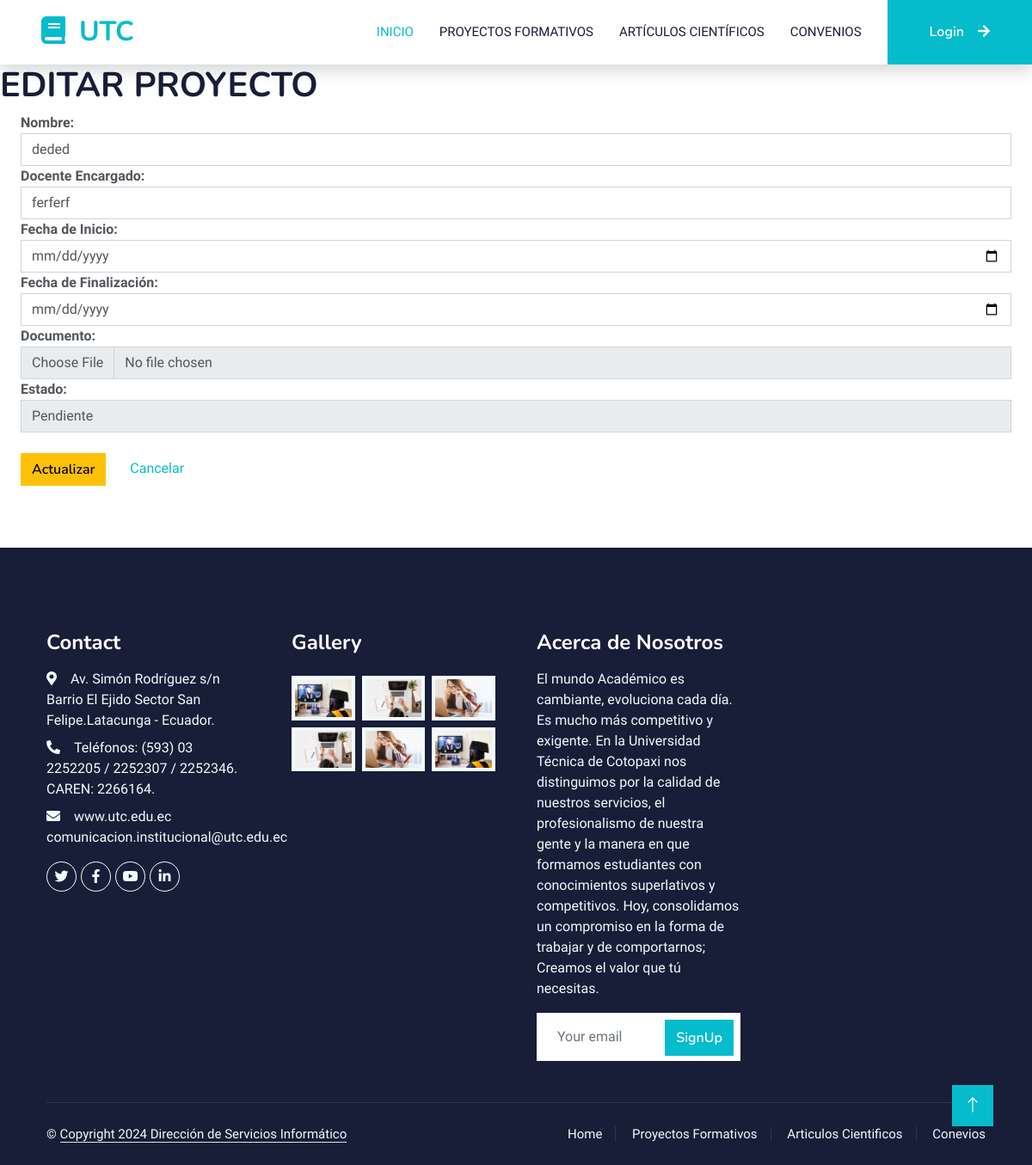
Screenshot of /editarProyecto/1 with the database file from the repository.
### Aplicaciones/Avance/models.py (models this page shows, shortened)
class Proyecto(models.Model):
    ESTADO_CHOICES = [
        ('Pendiente', 'Pendiente'),
        ('En Progreso', 'En Progreso'),
        ('Completado', 'Completado'),
    ]
    id = models.AutoField(primary_key=True)
    nombre = models.CharField(max_length=100)
    docente_encargado = models.CharField(max_length=100)
    fecha_inicio = models.DateField()
    fecha_fin = models.DateField()
    documento = models.FileField(upload_to='proyectos', null=True, blank=True)
    estado = models.CharField(max_length=20, choices=ESTADO_CHOICES, default='Pendiente')

### Aplicaciones/Avance/views.py (the view)
# urls.py: path('editarProyecto/<id>', views.editarProyecto, name='editarProyecto'),
def editarProyecto(request, id):
    proyecto = Proyecto.objects.get(id=id)
    return render(request, 'editarProyecto.html', {'proyecto': proyecto})

### Aplicaciones/Avance/templates/editarProyecto.html (shortened to what this page needs)
{% extends "./plantilla.html" %}
{% block body %}
<h1>EDITAR PROYECTO</h1>
<div class="container-fluid">
    <div class="row">
        <div class="col-md-12">
            <form action="{% url 'procesoActualizarProyecto' %}" method="post" enctype="multipart/form-data">
                <label for=""><b>Nombre:</b></label>
                <input type="text" name="nombre" class="form-control" value="{{ proyecto.nombre }}" id="nombre" placeholder="Ingrese el nombre del proyecto">
                <label for=""><b>Docente Encargado:</b></label>
                <input type="text" name="docente_encargado" class="form-control" value="{{ proyecto.docente_encargado }}" id="docente_encargado" placeholder="Ingrese el nombre del docente encargado">
                <label for=""><b>Fecha de Inicio:</b></label>
                <input type="date" name="fecha_inicio" class="form-control" value="{{ proyecto.fecha_inicio }}">
                <label for=""><b>Fecha de Finalización:</b></label>
                <input type="date" name="fecha_fin" class="form-control" value="{{ proyecto.fecha_fin }}">
                <label for=""><b>Documento:</b></label>
                <input type="file" name="documento" id="documento" accept="application/pdf" class="form-control">
                <label for=""><b>Estado:</b></label>
                <select name="estado" class="form-control">
                    <option value="Pendiente" {% if proyecto.estado == 'Pendiente' %}selected{% endif %}>Pendiente</option>
                </select>
                <br>
                <button type="submit" class="btn btn-warning">Actualizar</button>
                <a href="{% url 'listado_proyectos' %}">Cancelar</a>
            </form>
        </div>
    </div>
</div>
<br>
{% endblock %}

### Tesis/static/Plantilla/elearning-1.0.0/css/style.css (style rules this page uses)
:root { --primary: #06BBCC; --light: #F0FBFC; --dark: #181d38; }
.btn { font-family: 'Nunito', sans-serif; font-weight: 600; transition: .5s; }

### rows the page displays
Proyecto: nombre "deded", docente_encargado "ferferf", estado "Pendiente"
